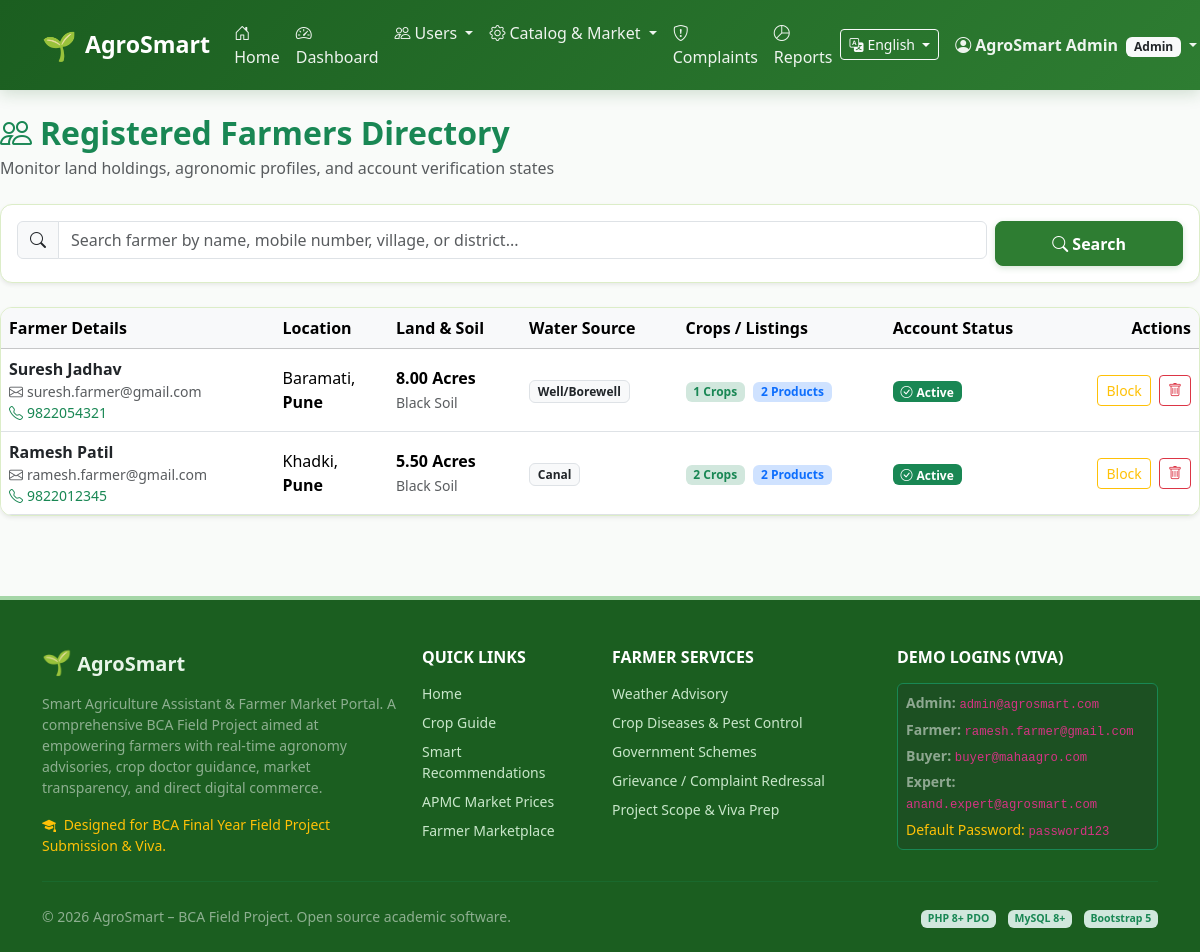
The app's page /admin/farmers.php (signed in) with its own data.
### tables this page shows
CREATE TABLE `farmers` (
  `farmer_id` INT AUTO_INCREMENT PRIMARY KEY,
  `user_id` INT NOT NULL UNIQUE,
  `village` VARCHAR(100) NOT NULL,
  `district` VARCHAR(100) NOT NULL,
  `state` VARCHAR(100) NOT NULL DEFAULT 'Maharashtra',
  `land_area` DECIMAL(6, 2) NOT NULL COMMENT 'In Acres',
  `main_crop` VARCHAR(100) NOT NULL,
  `soil_type` VARCHAR(50) NOT NULL,
  `water_availability` ENUM('Rainfed', 'Canal', 'Well/Borewell', 'Drip Irrigation') NOT NULL,
  `created_at` DATETIME DEFAULT CURRENT_TIMESTAMP,
  CONSTRAINT `fk_farmer_user` FOREIGN KEY (`user_id`) REFERENCES `users` (`user_id`) ON DELETE CASCADE
);

CREATE TABLE `users` (
  `user_id` INT AUTO_INCREMENT PRIMARY KEY,
  `name` VARCHAR(100) NOT NULL,
  `email` VARCHAR(150) NOT NULL UNIQUE,
  `mobile` VARCHAR(15) NOT NULL,
  `password` VARCHAR(255) NOT NULL,
  `role` ENUM('farmer', 'buyer', 'expert', 'admin') NOT NULL DEFAULT 'farmer',
  `status` ENUM('active', 'blocked') NOT NULL DEFAULT 'active',
  `created_at` DATETIME DEFAULT CURRENT_TIMESTAMP
);

### includes/functions.php (called while the page is built, shortened)
<?php
function e($string) {
    return htmlspecialchars((string)$string, ENT_QUOTES, 'UTF-8');
}

### admin/farmers.php (the view, shortened to what this page needs)
<?php
$pdo = getDBConnection();
$search = trim($_GET['search'] ?? '');
$query = "SELECT f.*, u.name, u.email, u.mobile, u.status, (SELECT COUNT(*) FROM farmer_crops fc WHERE fc.farmer_id = f.farmer_id) as crops_count, (SELECT COUNT(*) FROM products p WHERE p.farmer_id = f.farmer_id) as products_count FROM farmers f JOIN users u ON f.user_id = u.user_id WHERE 1=1";
$params = [];
$query .= " ORDER BY f.farmer_id DESC";
$stmt = $pdo->prepare($query);
$stmt->execute($params);
$farmers = $stmt->fetchAll();
require_once __DIR__ . '/../includes/header.php';
?>
<div class="d-flex flex-column flex-md-row justify-content-between align-items-md-center mb-4">
  <div>
    <h2 class="fw-bold text-success mb-1"><i class="bi bi-people me-2"></i>Registered Farmers Directory</h2>
    <p class="text-muted mb-0">Monitor land holdings, agronomic profiles, and account verification states</p>
  </div>
</div>
<div class="card card-agro mb-4 p-3 shadow-sm">
  <form method="GET" action="<?= BASE_URL ?>/admin/farmers.php" class="row g-2">
    <div class="col-md-10">
      <div class="input-group">
        <span class="input-group-text"><i class="bi bi-search"></i></span>
        <input type="text" name="search" class="form-control" placeholder="Search farmer by name, mobile number, village, or district..." value="<?= e($search) ?>">
      </div>
    </div>
    <div class="col-md-2 d-grid">
      <button type="submit" class="btn btn-agro-primary"><i class="bi bi-search me-1"></i>Search</button>
    </div>
  </form>
</div>
<div class="card card-agro shadow-sm">
  <div class="card-body p-0">
    <div class="table-responsive">
      <table class="table table-hover align-middle mb-0">
        <thead class="table-light">
          <tr>
            <th>Farmer Details</th>
            <th>Location</th>
            <th>Land & Soil</th>
            <th>Water Source</th>
            <th>Crops / Listings</th>
            <th>Account Status</th>
            <th class="text-end">Actions</th>
          </tr>
        </thead>
        <tbody>
          <?php if (empty($farmers)): ?>
            <tr><td colspan="7" class="text-center py-4 text-muted">No farmer accounts found matching query.</td></tr>
          <?php else: ?>
            <?php foreach ($farmers as $f): ?>
              <tr>
                <td>
                  <strong class="text-dark"><?= e($f['name']) ?></strong>
                  <div class="small text-muted"><i class="bi bi-envelope me-1"></i><?= e($f['email']) ?></div>
                  <div class="small text-success"><i class="bi bi-telephone me-1"></i><?= e($f['mobile']) ?></div>
                </td>
                <td>
                  <?= e($f['village']) ?>,<br>
                  <span class="fw-semibold"><?= e($f['district']) ?></span>
                </td>
                <td>
                  <strong><?= e($f['land_area']) ?> Acres</strong><br>
                  <small class="text-muted"><?= e($f['soil_type']) ?></small>
                </td>
                <td><span class="badge bg-light text-dark border"><?= e($f['water_availability']) ?></span></td>
                <td>
                  <span class="badge bg-success-subtle text-success me-1"><?= $f['crops_count'] ?> Crops</span>
                  <span class="badge bg-primary-subtle text-primary"><?= $f['products_count'] ?> Products</span>
                </td>
                <td>
                  <?php if ($f['status'] === 'active'): ?>
                    <span class="badge bg-success"><i class="bi bi-check-circle me-1"></i>Active</span>
                  <?php else: ?>
                    <span class="badge bg-danger"><i class="bi bi-slash-circle me-1"></i>Blocked</span>
                  <?php endif; ?>
                </td>
                <td class="text-end">
                  <a href="<?= BASE_URL ?>/admin/farmers.php?action=toggle&id=<?= $f['farmer_id'] ?>" class="btn btn-sm <?= $f['status'] === 'active' ? 'btn-outline-warning' : 'btn-outline-success' ?> me-1" title="Toggle Account Access">
                    <?= $f['status'] === 'active' ? 'Block' : 'Unblock' ?>
                  </a>
                  <a href="<?= BASE_URL ?>/admin/farmers.php?action=delete&id=<?= $f['farmer_id'] ?>" class="btn btn-sm btn-outline-danger btn-confirm-delete" data-entity="farmer account">
                    <i class="bi bi-trash"></i>
                  </a>
                </td>
              </tr>
            <?php endforeach; ?>
          <?php endif; ?>
        </tbody>
      </table>
    </div>
  </div>
</div>
<?php require_once __DIR__ . '/../includes/footer.php'; ?>

### assets/css/style.css (style rules this page uses)
:root { --agro-primary: #2e7d32; --agro-primary-dark: #1b5e20; --agro-primary-light: #4caf50; --agro-bg-soft: #f1f8e9; --agro-accent-earth: #795548; --agro-accent-gold: #fbc02d; --agro-text-dark: #1f2937; --agro-border-subtle: #dcedc8; }
body { font-family: 'Segoe UI', system-ui, -apple-system, sans-serif; color: var(--agro-text-dark); background-color: #f9fbf9; min-height: 100vh; display: flex; flex-direction: column; }
.btn-agro-primary { background-color: var(--agro-primary); border-color: var(--agro-primary); color: #ffffff; font-weight: 600; padding: 0.6rem 1.25rem; border-radius: 8px; box-shadow: 0 2px 6px rgba(46, 125, 50, 0.2); transition: all 0.2s ease-in-out; }
.card-agro { border: 1px solid var(--agro-border-subtle); border-radius: 12px; background-color: #ffffff; box-shadow: 0 4px 12px rgba(0, 0, 0, 0.04); transition: all 0.25s ease; overflow: hidden; }

### records on screen
farmers: user.name "Suresh Jadhav", user.email "suresh.farmer@gmail.com", user.mobile "9822054321", village "Baramati", district "Pune", land_area "8.00", soil_type "Black Soil", water_availability "Well/Borewell", crops_count "1", products_count "2"
farmers: user.name "Ramesh Patil", user.email "ramesh.farmer@gmail.com", user.mobile "9822012345", village "Khadki", district "Pune", land_area "5.50", soil_type "Black Soil", water_availability "Canal", crops_count "2", products_count "2"

### other values on screen
__('nav_home') "Home"
__('nav_dashboard') "Dashboard"
$userName "AgroSmart Admin"
$userRole "Admin"
